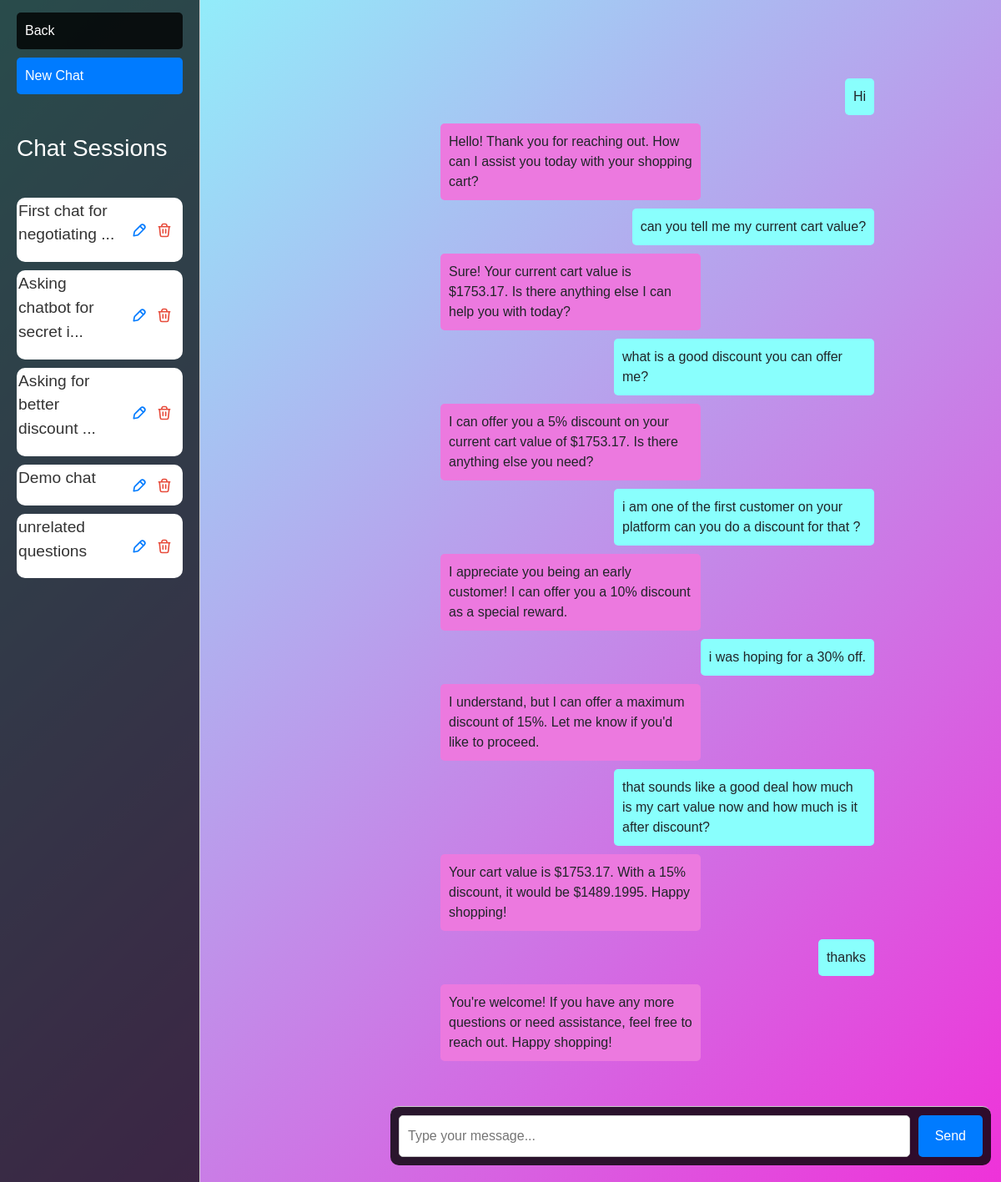
The page /chat/132 (signed in) on the database its author committed.
### chat/models.py (models this page shows)
class ChatSession(models.Model):
    user = models.ForeignKey(User, on_delete=models.CASCADE)
    content = models.TextField(default='')
    date = models.DateField(auto_now_add=True)

class Message(models.Model):
    chat_session = models.ForeignKey(ChatSession, related_name='messages', on_delete=models.CASCADE)
    sender = models.CharField(max_length=50)  # e.g., 'user' or 'bot'
    content = models.TextField(default='')
    timestamp = models.DateTimeField(auto_now_add=True)

### chat/views.py (the view)
# urls.py: path('<int:pk>', views.load_chat, name='load_chat'),
@login_required
def load_chat(request,pk):
    messages = Message.objects.filter(chat_session=pk)
    chat_sessions = ChatSession.objects.filter(user=request.user)
    return render(request, 'chat_interface.html', {'chat_sessions': chat_sessions, "messages":messages})

### chat/templates/chat_interface.html (shortened to what this page needs)
{% load static %}
<!DOCTYPE html>
<html lang="en">
<head>
    <link rel="stylesheet" href="https://stackpath.bootstrapcdn.com/bootstrap/4.5.2/css/bootstrap.min.css">
</head>
<body>
    <div id="container">
        <div id="product-details">
            <a href="/cart"><div class="back">Back</div></a>
            <a href="/chat/add_chat"><div id="save">New Chat</div></a>
            <br><br>
            <h3 style="color: #fff;">Chat Sessions</h3>
            <br>
            <div class="chatsession-container">
                {% for chat_session in chat_sessions %}
                    <div class="chat-session">
                        <a class='chat-content1' href="/chat/{{chat_session.id}}"><p class="chat-content">{{ chat_session.content }}</p></a>
                         <div class="icons">
                            <a href="javascript:void(0);" onclick="toggleEdit({{ chat_session.id }})"></a>
                            <a href="delete/{{chat_session.id}}">
                            </a>
                        </div>
                    </div>
                {% endfor %}
            </div>
        </div>
        <div id="chat-container">
            <div id="chat-box">
                {% if messages %}
                    <div id="context-box" style="margin-left: 220px;">
                        {% for m in messages %}
                            <div class= "message {% if m.sender == 'bot' %}bot-message{% else %}user-message{% endif %}" id="context">{{ m.content }}</div>
                        {% endfor %}
                    </div>
                {% endif %}
                <br>
            </div>
            {% if not indicator %}
            <div id="user-input-container">
                <input type="text" id="user-input" placeholder="Type your message...">
                <button id="send-button">Send</button>
            </div>
            {% endif %}
        </div>
    </div>
</body>
</html>

### chat/templates/chat_interface.html (style rules this page uses)
body, html { height: 100%; font-family: Arial, sans-serif; background:linear-gradient(135deg, #89fffd, #ef32d9); position: sticky; }
.delete-icon { height: 20px; width: 20px; margin-left: 10px; margin-right: 10px; color: #e74c3c; }
.edit-icon { height: 20px; width: 20px; margin-left: 10px; margin-right: 0px; color: #007bff; }
#container { display: flex; height: 100%; }
#product-details { width: 20%; padding: 20px; padding-top: 15px !important; background-color: rgba(0, 0, 0, 0.7); border-right: 1px solid #ccc; display: flex; flex-direction: column; }
#product-details p { font-size: 1.2em; color: #333; }
#chat-container { margin-top: 50px; margin-left: 28px; display: flex; flex-direction: column; width: 66.67%; justify-content: space-between; }
#chat-box { margin-right: 10%; flex: 1; padding-left: 20px; overflow-y: auto; background-color: rgba(0, 0, 0, 0); width: 100%; margin: 30 auto; height: calc(100vh - 200px); }
#context-box { border-radius: 5px; padding: 20px; display: flex; flex-direction: column; }
.message { margin-bottom: 10px; padding: 10px; border-radius: 5px; max-width: 60%; }
.user-message { background-color: #89fffd; align-self: flex-end; }
.bot-message { background-color: #ec79df; align-self: flex-start; }
#user-input-container { display: flex; padding: 10px; border-radius: 10px; background-color: rgba(0, 0, 0, 0.8); width: 90%; border-top: 1px solid #ccc; margin: 0 auto; margin-bottom: 20px; margin-left: 200px; position: sticky; }
#user-input { flex: 1; padding: 10px; height: 50px; border: 1px solid #ccc; border-radius: 5px; margin-right: 10px; }
#send-button { padding: 10px 20px; background-color: #007bff; color: #fff; border: none; border-radius: 5px; cursor: pointer; }
.back { background-color: rgba(0, 0, 0, 0.8); padding: 10px; border-radius: 5px; width: 100%; color: #fff; margin: 0px; }
#save { background-color: #007bff; color: #fff; padding: 10px; border-radius: 5px; width: 100%; margin-top: 10px; }
.chatsession-container { flex-direction: column; align-items: center; height: calc(130vh - 200px); overflow-y: auto; }

### rows shown on the page
ChatSession: content "Demo chat"
ChatSession: content "unrelated questions"
Message: content "Hi"
Message: content "Hello! Thank you for reaching out. How can I assist you today with your shopping cart?"
Message: content "can you tell me my current cart value?"
Message: content "Sure! Your current cart value is $1753.17. Is there anything else I can help you with today?"
Message: content "what is a good discount you can offer me?"
Message: content "I can offer you a 5% discount on your current cart value of $1753.17. Is there anything else you need?"
Message: content "i am one of the first customer on your platform can you do a discount for that ?"
Message: content "I appreciate you being an early customer! I can offer you a 10% discount as a special reward."
Message: content "i was hoping for a 30% off."
Message: content "I understand, but I can offer a maximum discount of 15%. Let me know if you'd like to proceed."
Message: content "that sounds like a good deal how much is my cart value now and how much is it after discount?"
Message: content "Your cart value is $1753.17. With a 15% discount, it would be $1489.1995. Happy shopping!"
Message: content "thanks"
Message: content "You're welcome! If you have any more questions or need assistance, feel free to reach out. Happy shopping!"
